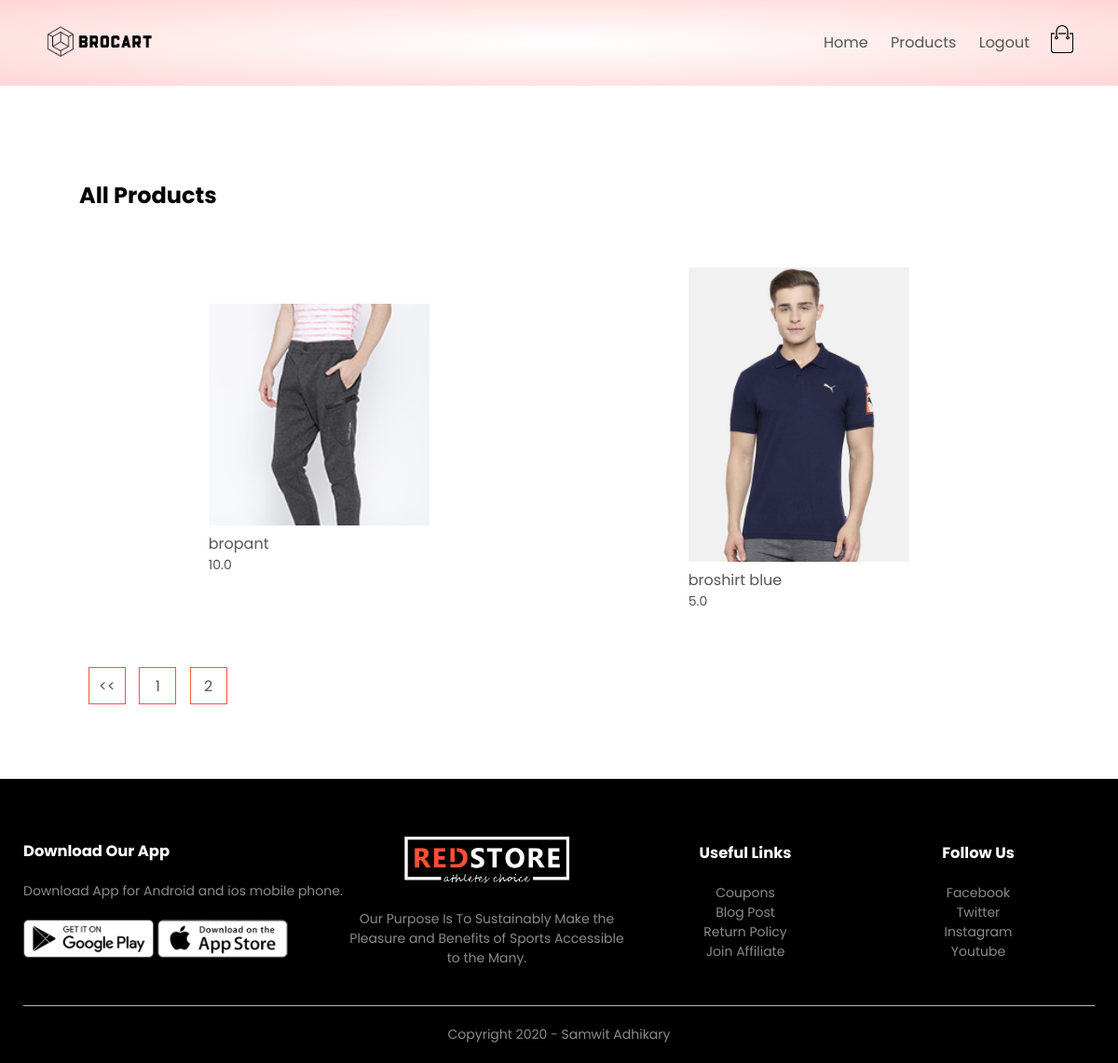
Screenshot of /products_list/?page=2 (signed in) with the database file from the repository.
### products/models.py (models this page shows, shortened)
class Product(models.Model):
    LIVE = 1
    DELETE = 0
    DELETE_CHOICES = (
        (LIVE, 'LIVE'),
        (DELETE, 'DELETE'),
    )
    title = models.CharField(max_length=200)
    price = models.FloatField()
    description = models.TextField()
    image = models.ImageField(upload_to='products/')
    priority = models.IntegerField(default=0)
    delete_status = models.IntegerField(choices=DELETE_CHOICES, default=LIVE)
    created_at = models.DateTimeField(auto_now_add=True)
    updated_at = models.DateTimeField(auto_now=True)

### products/views.py (the view)
# urls.py: path('products_list/', views.list_products, name='products_list'),
def list_products(request):
    page = 1
    if request.GET:
        page = request.GET.get('page', 1)
    product_list = Product.objects.order_by('-priority')
    product_paginator = Paginator(product_list, 4)
    product_list = product_paginator.get_page(page)
    context = {
        'products' : product_list
    }
    return render(request, 'pages/products.html', context)

### products/templatetags/chunks.py (called while the page is built)
@register.filter(name = 'chunks')
def chunks(list_data, chunk_size):
    chunk = []
    i = 0
    for data in list_data:
        chunk.append(data)
        i += 1
        if i == chunk_size:
            yield chunk
            chunk = []
            i = 0
    if chunk:
        yield chunk

### templates/pages/products.html
{% extends 'blank_layout.html' %}
{% block content %}
        {% include 'sections/products/products_list_content.html' %}
{% endblock content %}

### templates/sections/products/products_list_content.html (shortened to what this page needs)
{% load static %}
{% load chunks %}
<div class="small-container">
    <div class="row row-2">
        <h2>All Products</h2>
    </div>
    {% for product_chunks in products|chunks:4 %}
        <div class="row chunk">
            {% for product in product_chunks %}
                <div class="product col-4">
                    <a href="{% url 'product_detail' product.id %}"><img src="{{ product.image.url }}"></a>
                    <h4>{{ product.title }}</h4>
                    <p>{{ product.price }}</p>
                </div>
            {% endfor %}
        </div>
    {% endfor %}
    <div class="page-btn">
        {% if products.has_previous %}
        <a href="?page={{ products.previous_page_number }}"><span> << </span></a>
        {% endif %}
        {% for i in products.paginator.page_range %}
        <a href="?page={{i}}"><span>{{i}}</span></a>
        {% endfor %}
    </div>
</div>

### static/css/style.css (style rules this page uses)
* { margin: 0; padding: 0; box-sizing: border-box; }
body { font-family: 'Poppins', sans-serif; }
a { text-decoration: none; color: #555; }
p { color: #555; }
.row { display: flex; align-items: center; flex-wrap: wrap; justify-content: space-around; }
.small-container { max-width: 1080px; margin: auto; padding-left: 25px; padding-right: 25px; }
.col-4 { flex-basis: 25%; padding: 10px; min-width: 200px; margin-bottom: 50px; transition: transform 0.5s; }
.col-4 img { width: 100%; }
h4 { color: #555; font-weight: normal; }
.col-4 p { font-size: 14px; }
.row-2 { justify-content: space-between; margin: 100px auto 50px; }
.page-btn { margin: 0 auto 80px; }
.page-btn span { display: inline-block; border: 1px solid #ff523b; margin-left: 10px; width: 40px; height: 40px; text-align: center; line-height: 40px; cursor: pointer; }

### rows the page displays
Product: image (picture), title "bropant", price "10.0"
Product: image (picture), title "broshirt blue", price "5.0"

### other values shown
{{ i }} "1" "2"
